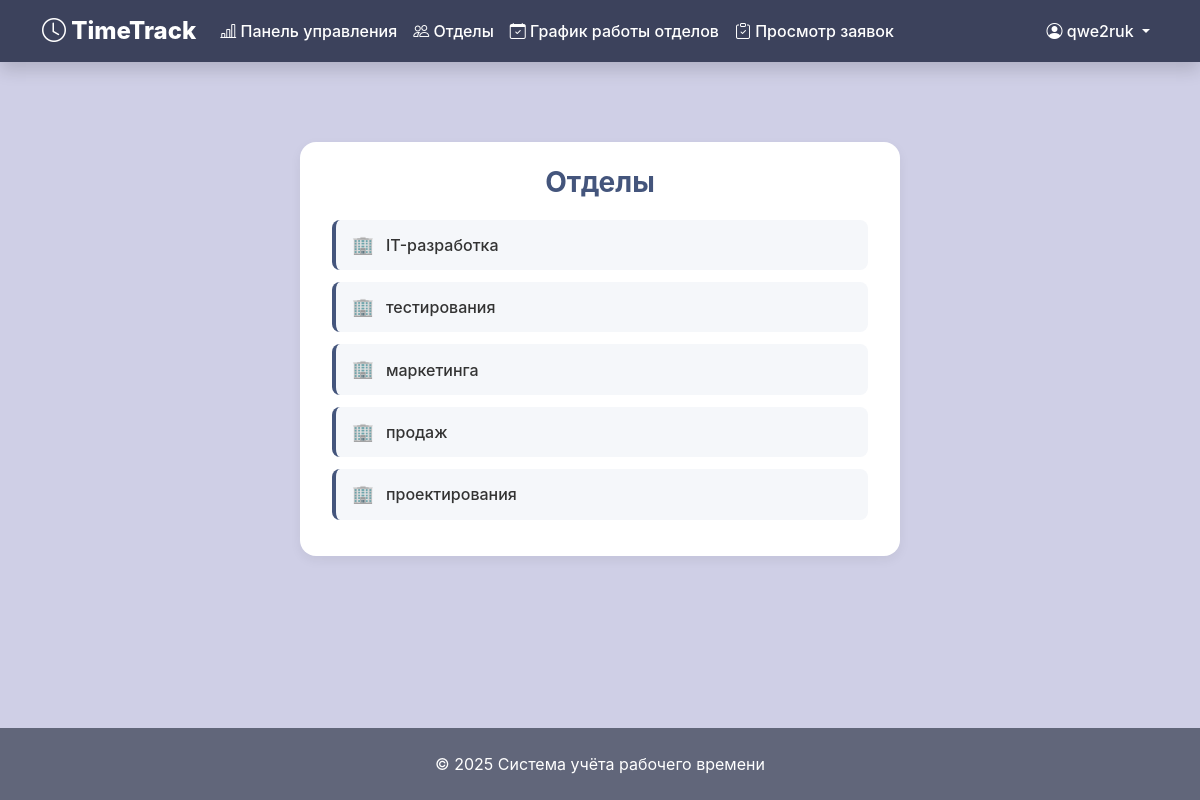
/departments/ (signed in), run on the app's committed database.
### time_site/models.py (models this page shows, shortened)
class CustomUser(AbstractUser):
    email = models.EmailField(
        _('Электронная почта'),
        blank=False
    )
    ROLE_CHOICES = [
        ('Сотрудник', 'Сотрудник'),
        ('Руководитель', 'Руководитель'),
        ('Администратор', 'Администратор'),
    ]
    role = models.CharField(
        _('Роль'),
        max_length=50,
        choices=ROLE_CHOICES,
        default='Сотрудник'
    )
    post = models.CharField(
        _('Должность'),
        max_length=50,
        blank=True
    )
    hire_date = models.DateField(
        _('Дата приёма на работу'),
        default=timezone.now
    )
    phone = models.CharField(
        _('Телефон'),
        max_length=20,
        blank=True
    )
    description = models.TextField(
        _('Описание'),
        blank=True
    )
    department = models.ForeignKey(
        Department,
        on_delete=models.SET_NULL,
        null=True,
        blank=True,
        related_name='employees',
        verbose_name='Отдел'
    )
    is_active = models.BooleanField(
        _('Активен'),
        default=True
    )
    class Meta:
        verbose_name = 'Пользователь'
        verbose_name_plural = 'Пользователи'

class Department(models.Model):
    name = models.CharField(max_length=100, unique=True)
    manager = models.ForeignKey(
        'CustomUser',
        on_delete=models.SET_NULL,
        null=True,
        blank=True,
        limit_choices_to={'role': 'Руководитель'},
        related_name='managed_departments'
    )
    class Meta:
        verbose_name = 'Отдел'
        verbose_name_plural = 'Отделы'

### time_site/views/departments.py (the view)
# urls.py: path('departments/', department_views.department_list, name='department_list'),
@login_required
def department_list(request):
    departments = Department.objects.all()
    return render(request, 'departments/list.html', {'departments': departments})

### time_site/templates/departments/list.html (shortened to what this page needs)
{% extends 'base.html' %}
{% block content %}
<div class="departments-container">
    <h2>Отделы</h2>
    {% if departments %}
    <ul class="department-list">
        {% for dept in departments %}
        <li>
            <a href="{% url 'department_detail' dept.pk %}">
                <span class="department-icon">🏢</span> {{ dept.name }}
            </a>
        </li>
        {% endfor %}
    </ul>
    {% else %}
        <p class="department-empty">Нет отделов</p>
    {% endif %}
</div>
{% endblock %}

### time_site/templates/base.html (shortened to what this page needs)
<!DOCTYPE html>
<html lang="ru">
<head>
    <link href="https://cdn.jsdelivr.net/npm/bootstrap@5.3.2/dist/css/bootstrap.min.css" rel="stylesheet">
    <link rel="stylesheet" href="https://cdn.jsdelivr.net/npm/bootstrap-icons@1.11.1/font/bootstrap-icons.min.css">
</head>
<body>
    <nav class="navbar navbar-expand-lg navbar-dark shadow" style="background-color: var(--header-bg);">
        <div class="container">
            <a class="navbar-brand" href="{% url 'home' %}">
                <i class="bi bi-clock"></i> TimeTrack
            </a>
            <div class="collapse navbar-collapse" id="navbarNav">
                {% if user.is_authenticated %}
                <ul class="navbar-nav me-auto mb-2 mb-lg-0">
                    <li class="nav-item">
                        <a class="nav-link" href="{% url 'my_statistics' %}">
                            <i class="bi bi-bar-chart-line"></i> Панель управления
                        </a>
                    </li>
                    <li class="nav-item">
                        <a class="nav-link" href="{% url 'department_list' %}">
                            <i class="bi bi-people"></i> Отделы
                        </a>
                    </li>
                    <li class="nav-item">
                        <a class="nav-link" href="{% url 'work_schedules' %}">
                            <i class="bi bi-calendar-check"></i> График работы отделов
                        </a>
                    </li>
                    {% if user.role == "Руководитель" %}
                    <li class="nav-item">
                        <a class="nav-link" href="{% url 'leave_approval_list' %}">
                            <i class="bi bi-clipboard-check"></i> Просмотр заявок
                        </a>
                    </li>
                    {% endif %}
                </ul>
                {% endif %}
                <ul class="navbar-nav ms-auto">
                    {% if user.is_authenticated %}
                    <li class="nav-item dropdown">
                        <a class="nav-link dropdown-toggle" href="#" id="navbarDropdown" role="button" data-bs-toggle="dropdown">
                            <i class="bi bi-person-circle"></i> {{ user.username }}
                        </a>
                    </li>
                    {% endif %}
                </ul>
            </div>
        </div>
    </nav>
    <main class="container my-5">
        {% block content %}{% endblock %}
    </main>
    <footer class="mt-auto">
        <div class="container text-center">
            <p class="text-white mb-0">© {% now "Y" %} Система учёта рабочего времени</p>
        </div>
    </footer>
</body>
</html>

### time_site/templates/base.html (style rules this page uses)
:root { --primary-color: #44557c; --secondary-color: #61667a; --accent-color: #5359b5; --background-color: #cfcfe6; --header-bg: #3c425c; }
body { background-color: var(--background-color); font-family: 'Nunito', -apple-system, BlinkMacSystemFont, sans-serif; min-height: 100vh; display: flex; flex-direction: column; }
.navbar-brand { font-weight: 800; font-size: 1.5rem; }
main { flex: 1; }
footer { background-color: var(--secondary-color); padding: 1.5rem 0; }
.navbar .nav-link { font-weight: 500; color: white; transition: color 0.3s; }

### time_site/templates/departments/list.html (style rules this page uses)
.departments-container { max-width: 600px; margin: 2rem auto; background: #ffffff; padding: 1.5rem 2rem; border-radius: 1rem; box-shadow: 0 4px 12px rgba(0, 0, 0, 0.06); }
.departments-container h2 { font-size: 1.75rem; font-weight: 700; color: var(--primary-color); margin-bottom: 1.25rem; text-align: center; }
.department-list { list-style: none; padding-left: 0; margin-bottom: 0; }
.department-list li { margin-bottom: 0.75rem; }
.department-list a { display: flex; align-items: center; gap: 0.75rem; padding: 0.75rem 1rem; background-color: #f5f7fa; border-left: 4px solid var(--primary-color); border-radius: 0.5rem; text-decoration: none; color: #333; font-weight: 500; font-size: 1rem; transition: background-color 0.2s ease, transform 0.2s ease; }
.department-icon { font-size: 1.1rem; color: var(--primary-color); }

### data on the page
CustomUser: username "qwe2ruk"
Department: name "IT-разработка"
Department: name "тестирования"
Department: name "маркетинга"
Department: name "продаж"
Department: name "проектирования"
